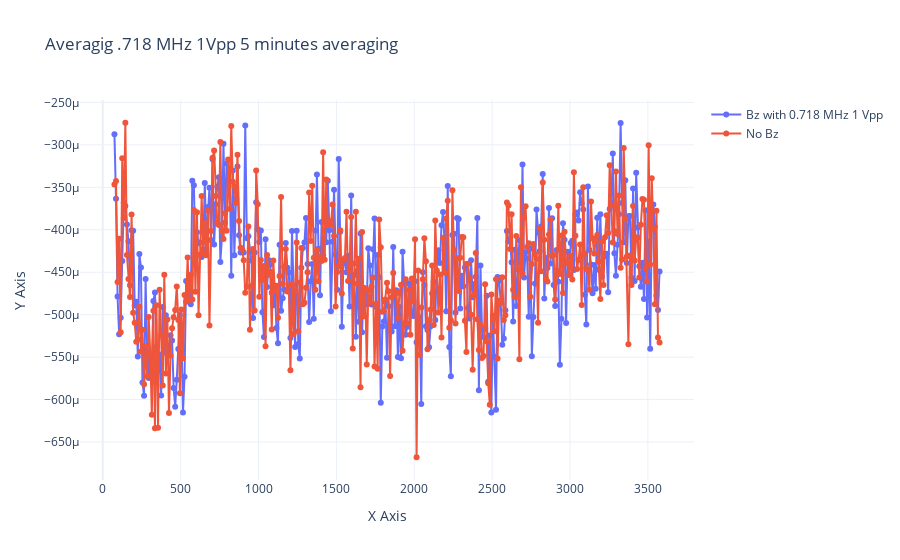

Write notebook code for a chart like this one.
### Code cell
signal_Bz= OneMHz100s[1]['dataset']['sig_n']
background_Bz= OneMHz100s[1]['dataset']['sig_p']
tau = OneMHz100s[1]['dataset']['tau']

signal_Bz2vpp= OneMHz100s2Vpp[1]['dataset']['sig_n']
background_Bz2vpp= OneMHz100s2Vpp[1]['dataset']['sig_p']

# Replace 'x_column' and 'y_column' with actual column names
fig = go.Figure()

fig.add_trace(go.Scatter(
    x=tau,
    y=(signal_Bz-background_Bz),
    mode='lines+markers',
    name='Bz with 0.718 MHz 1 Vpp'
))

fig.add_trace(go.Scatter(
    x=tau,
    y=(signal_Bz2vpp-background_Bz2vpp),
    mode='lines+markers',
    name='No Bz'
))

fig.update_layout(
    title='Averagig .718 MHz 1Vpp 5 minutes averaging ',
    xaxis_title='X Axis',
    yaxis_title='Y Axis',
    template='plotly_white'
)

fig.show()

### Figure 1 — Plotly figure (JSON) as saved in the notebook; plotly's stock layout.template omitted (floating-point values rounded to 4 significant figures; data arrays with more than 128 entries replaced by an {"elided": "..."} marker saying what was removed)
{"data": [{"mode": "lines+markers", "name": "Bz with 0.718 MHz 1 Vpp", "type": "scatter", "x": {"elided": "351 float values"}, "y": {"elided": "351 float values"}}, {"mode": "lines+markers", "name": "No Bz", "type": "scatter", "x": {"elided": "351 float values"}, "y": {"elided": "351 float values"}}], "layout": {"title": {"text": "Averagig .718 MHz 1Vpp 5 minutes averaging "}, "xaxis": {"title": {"text": "X Axis"}}, "yaxis": {"title": {"text": "Y Axis"}}}}
